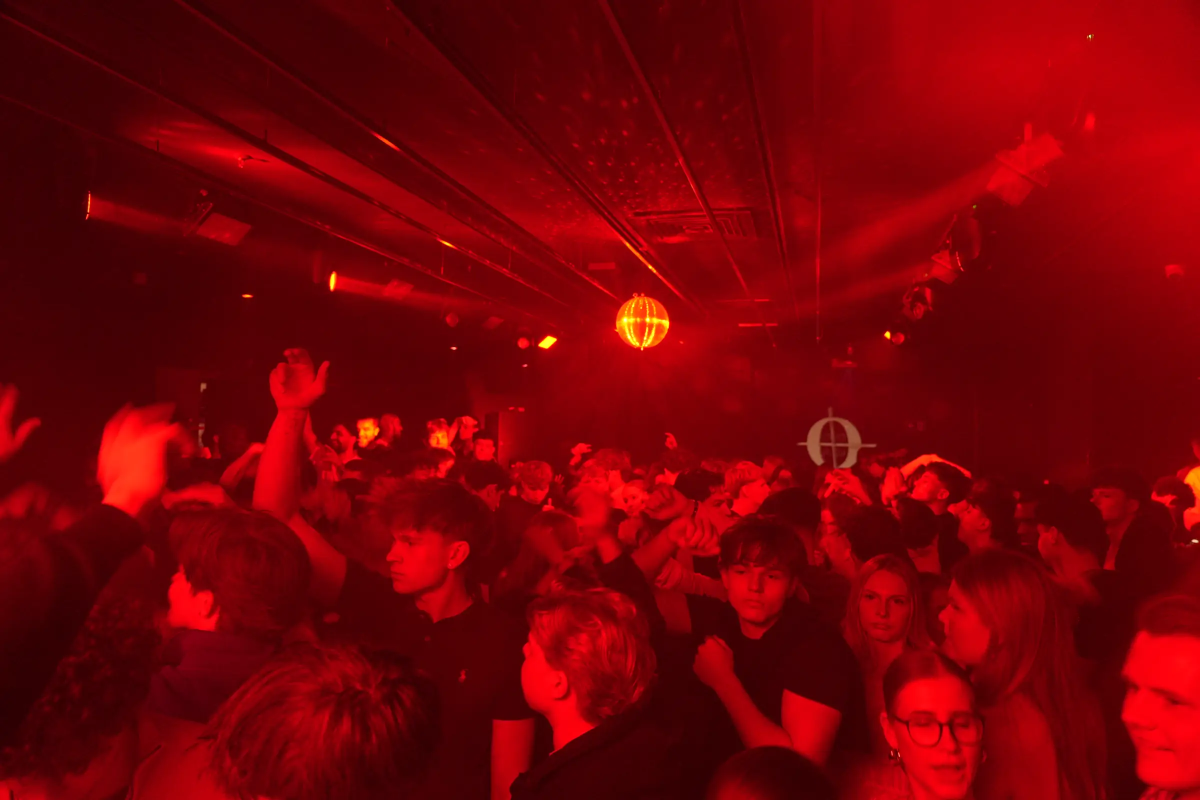
#> input picture .preview-cache/cherry-moon/orig/img/start/hero-01.webp, 2400 x 1600 px, found by its file name (shown at 1/2 size); its folder holds 8 pictures in this run
$ python media_cherry_moon.py ../../../.preview-cache/cherry-moon/orig/img/start/hero-01.webp
#> lines starting #> are read from the running program, lines starting #| are printed output that depends on the picture
#!/usr/bin/env python3
"""Cherry Moon: Medien aus .preview-cache/cherry-moon (Asset-Bridge) für die Website aufbereiten.

Bilder: WebP in zwei Breiten (groß und klein für srcset).
Videos: Ausschnitte aus den eigenen TikToks von Cherry Moon, so beschnitten, dass die
eingebrannten Texte der Clips außerhalb des Bildes liegen. H.264, stumm, für Autoplay.

Aufruf: python3 baukaesten/neon/generatoren/media_cherry_moon.py [--nur-bilder|--nur-videos]
Braucht Pillow und ffmpeg. Ausgabe: webseiten/cherry-moon/public/media/
"""
import os
import subprocess
import sys

from PIL import Image

ROOT = "/home/user/Web-Projekte"
SRC = f"{ROOT}/.preview-cache/cherry-moon"
OUT = f"{ROOT}/webseiten/cherry-moon/public/media"
os.makedirs(OUT, exist_ok=True)

# Name im Projekt: (Quelldatei, Breiten, Qualität)
BILDER = {
    # Stimmung und Galerie (Original 2400 x 1600)
    **{f"club-{i:02d}": (f"orig/img/start/hero-{i:02d}.webp", (1600, 800), 74) for i in range(1, 10)},
    "club-golden-cut": ("orig/img/start/hero-golden-cut.webp", (1600, 800), 74),
    "mood-coda": ("orig/img/start/mood-coda.webp", (1400, 700), 76),
    "mood-edelfettwerk": ("orig/img/start/mood-edelfettwerk.webp", (1400, 700), 76),
    "mood-leos-cafe": ("orig/img/start/mood-leos-cafe.webp", (1000, 500), 76),
    # Rückblick (meist Hochformat)
    **{f"rb-{n}": (f"orig/img/rueckblick/{n}.webp", (900, 450), 76) for n in
       "alsterinsel bayside ciu coda edelfettwerk gaga golden-cut leos-cafe radisson seehaus tv-turm".split()},
    # Event-Motive
    "ev-silvester": ("orig/events/silvester.png", (1080, 540), 78),
    # Tischpläne (Hochformat 1080 x 1920, Schrift muss lesbar bleiben)
    **{f"plan-{n}": (f"orig/img/tischplaene/{n}.webp", (1080, 540), 82) for n in "alsterinsel-2026 coda sands-lageplan".split()},
}

# Videos: Quelle, Start, Dauer, Ausschnitt (x, y, b, h als Anteil des Originals), Zielgröße, CRF
CLIPS = {
    # Hero Desktop 16:9: Montage aus Rooftop Scharbeutz, Turm Dammtor, Strand Scharbeutz, Edelfettwerk
    "hero-desk": [
        ("7391923636963167521", 8.6, 3.2, (0, .27, 1, .3164)),
        ("7470862881106562326", 2.2, 3.0, (0, .23, 1, .3164)),
        ("7659849751097003296", 0.4, 2.8, (0, .40, 1, .3164)),
        ("7534682810938821910", 0.5, 3.0, (0, .34, 1, .3164)),
    ],
    # Hero Mobil: Rooftop Scharbeutz im Hochformat, Text oben abgeschnitten
    "hero-mob": [("7391923636963167521", 5.6, 8.0, (0, .22, 1, .78))],
    # Stadt und Strand (4:5)
    "stadt": [("7690666915592752417", 0.3, 9.0, (0, .30, 1, .70))],
    "strand": [("7659849751097003296", 0.0, 7.8, (0, .30, 1, .70))],
}
GROESSE = {"hero-desk": (1280, 720, 25), "hero-mob": (720, 1000, 27), "stadt": (560, 700, 28), "strand": (560, 700, 28)}


def bilder():
    for name, (src, widths, q) in BILDER.items():
        im = Image.open(f"{SRC}/{src}").convert("RGB")
#> im is the input picture: PIL image 2400x1600 RGB; mean R, G, B 118.7, 1.4, 5.9
        for i, w in enumerate(widths):
            w = min(w, im.width)
            h = round(im.height * w / im.width)
            out = f"{OUT}/{name}{'' if i == 0 else '-s'}.webp"
            im.resize((w, h), Image.LANCZOS).save(out, "WEBP", quality=q, method=6)
#> this loop made 2 passes
#> pass 2, in bilder, `im.resize((w, h), Image.LANCZOS).save(out, "WEBP", quality=q, method=6)`:
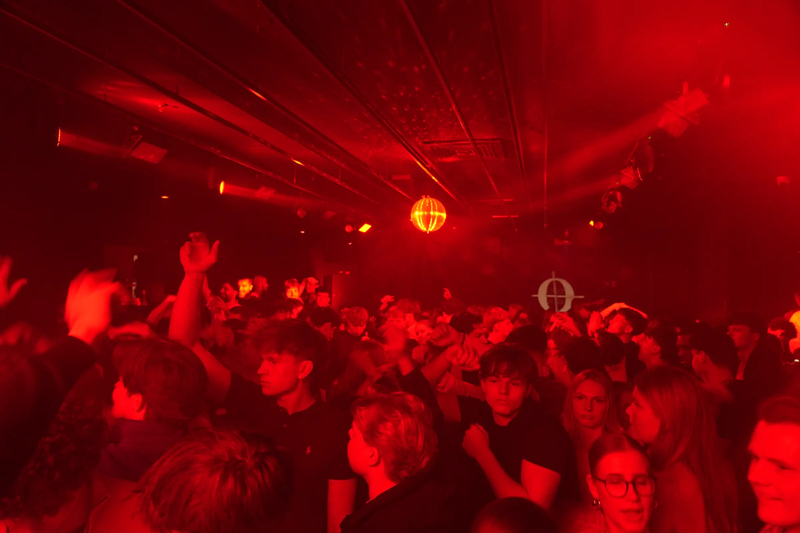
#> saved as club-01-s.webp: PIL image 800x533 RGB; mean R, G, B 118.7, 1.4, 5.9
        print(f"{name:22s} {im.width}x{im.height} → {widths}")
#| club-01                2400x1600 → (1600, 800)
#> pass 2 of the loop in bilder, `for name, (src, widths, q) in BILDER.items():`:
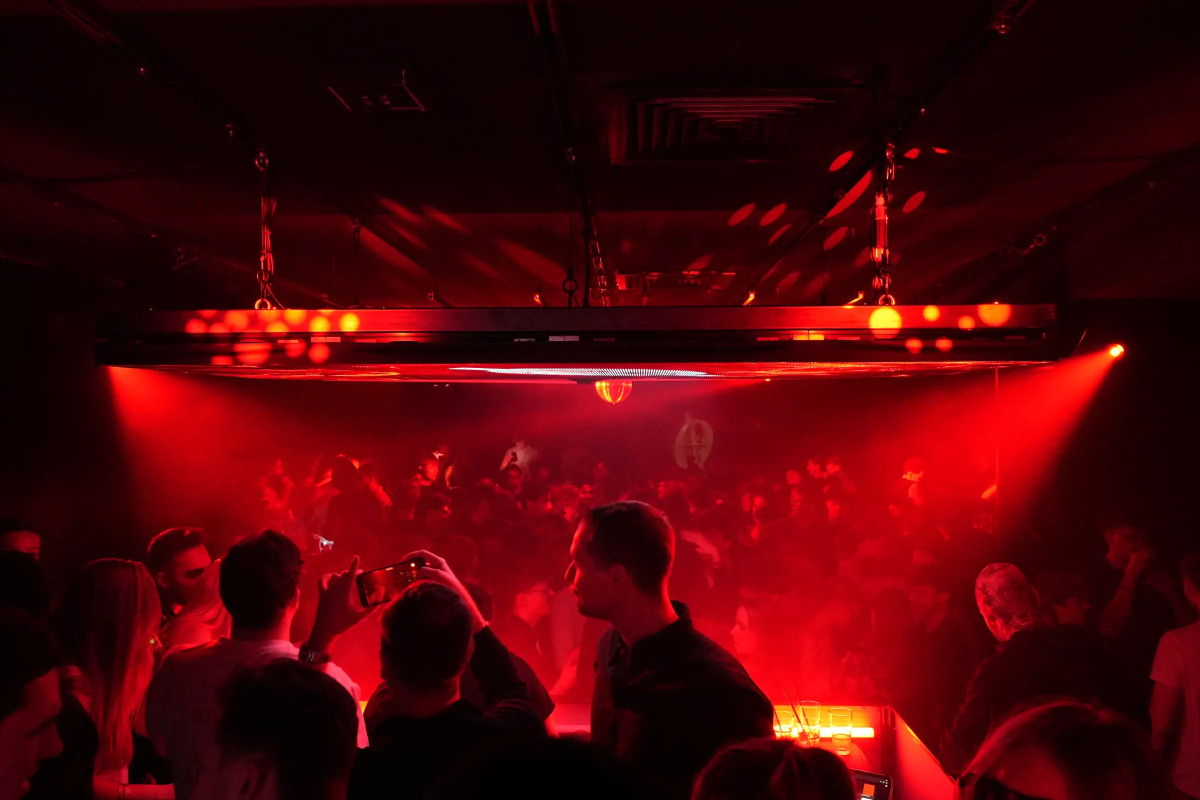
#> input picture .preview-cache/cherry-moon/orig/img/start/hero-02.webp, 2400 x 1600 px, found by its file name (shown at 1/2 size)
#> in bilder, im is the input picture: PIL image 2400x1600 RGB; mean R, G, B 73.9, 4, 7.6
#> the loop in bilder, `for i, w in enumerate(widths):` made 2 passes
#> pass 2, in bilder, `im.resize((w, h), Image.LANCZOS).save(out, "WEBP", quality=q, method=6)`:
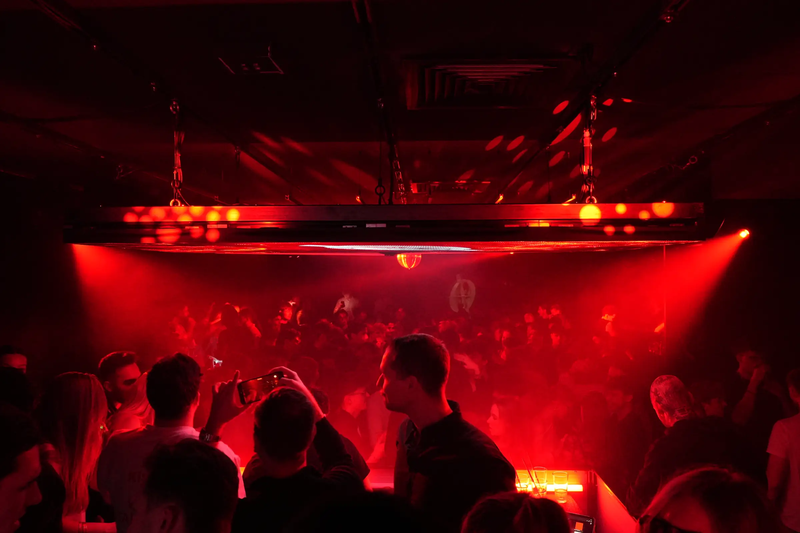
#> saved as club-02-s.webp: PIL image 800x533 RGB; mean R, G, B 73.9, 4, 7.6
#| club-02                2400x1600 → (1600, 800)
#> pass 3 of the loop in bilder, `for name, (src, widths, q) in BILDER.items():`:
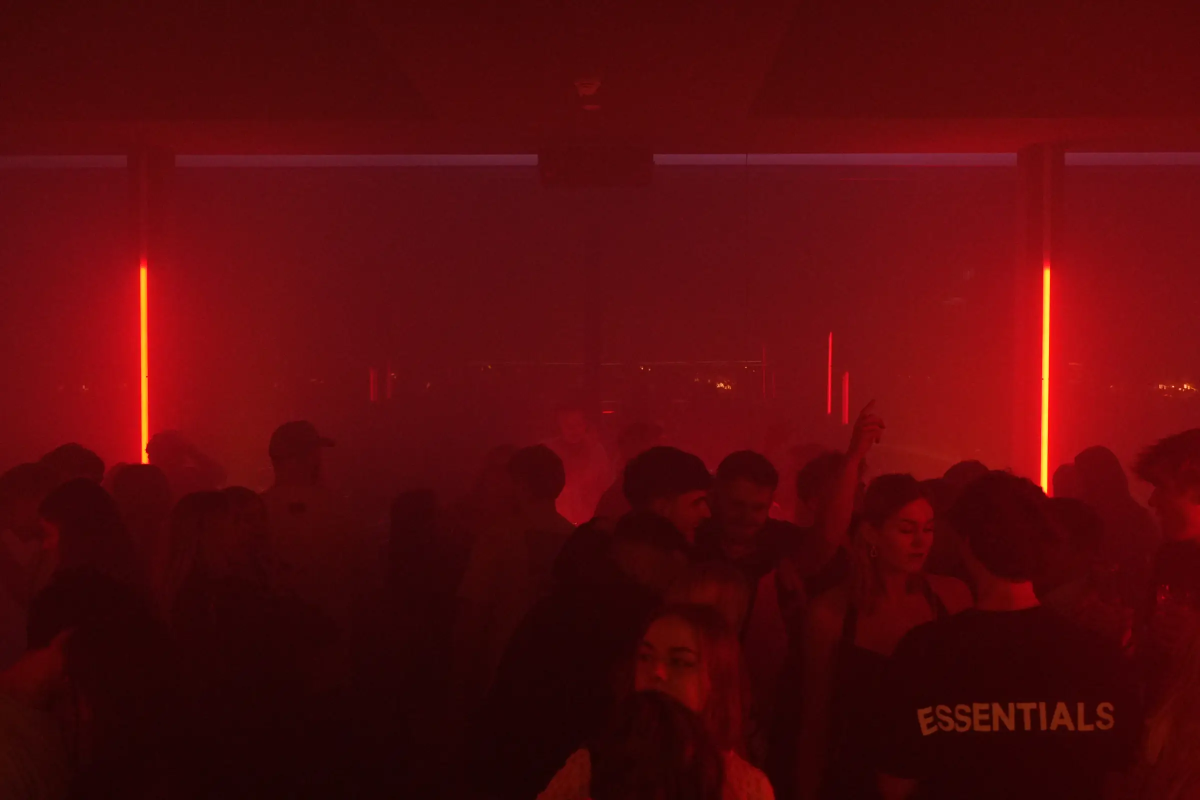
#> input picture .preview-cache/cherry-moon/orig/img/start/hero-03.webp, 2400 x 1600 px, found by its file name (shown at 1/2 size)
#> in bilder, im is the input picture: PIL image 2400x1600 RGB; mean R, G, B 87.2, 9.3, 11.9
#> the loop in bilder, `for i, w in enumerate(widths):` made 2 passes
#> pass 2, in bilder, `im.resize((w, h), Image.LANCZOS).save(out, "WEBP", quality=q, method=6)`:
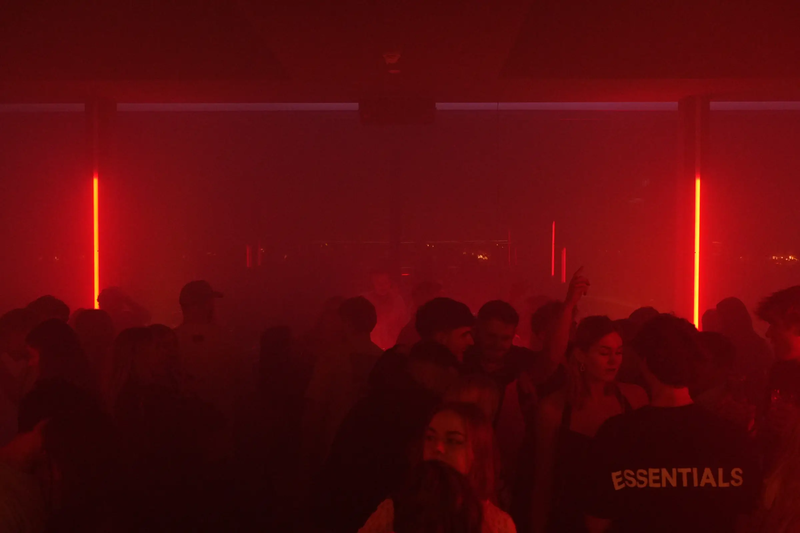
#> saved as club-03-s.webp: PIL image 800x533 RGB; mean R, G, B 87.2, 9.3, 11.9
#| club-03                2400x1600 → (1600, 800)
#> the loop made 5 passes; the first 3 are shown


# [49 lines left out: functions run, videos, not called in this run]


if __name__ == "__main__":
    if "--nur-videos" not in sys.argv:
#> (the run stopped early here; a loop or call above may not have finished)
